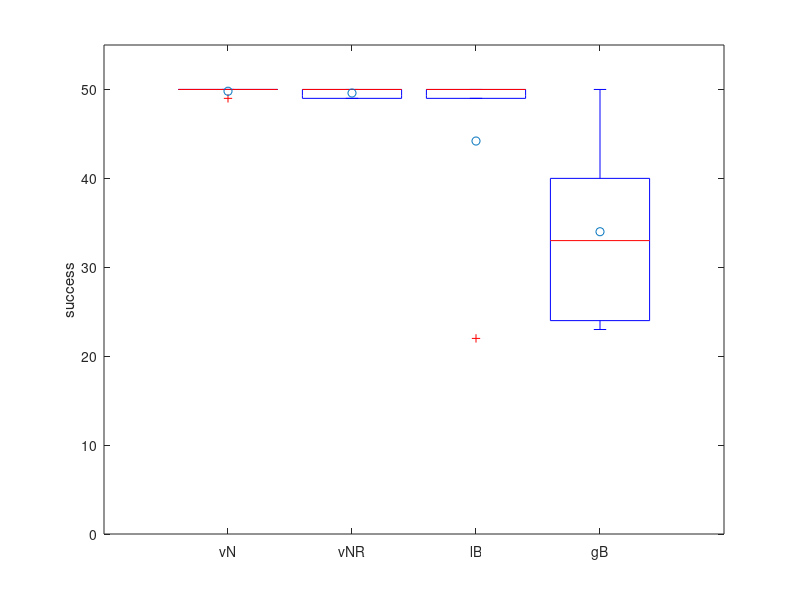
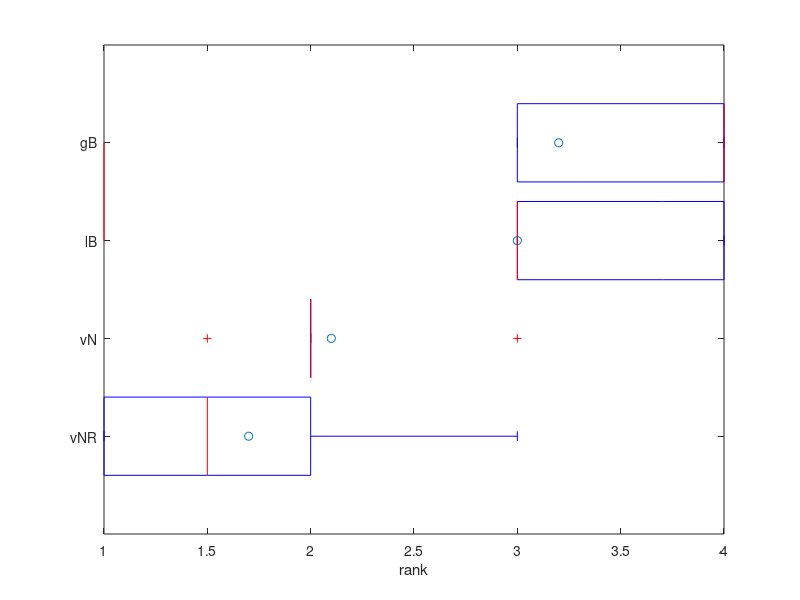

Here is the MATLAB script that generated these plots, in order:
labels = {'lB'; 'vN'    ; 'gB'; 'vNR'};
col = [1,2,3,6];
numA = length(col);
exito= [
    50  50  33  50  50  50  50
    49  50  50  50  50  50  50
    22  49  23  47  46  49  48
    50  50  24  50  50  50  50
    50  50  40  45  49  49  49
    ];
[y2,j2] = sort(-(median(exito(:,col))+1e-5*prctile(exito(:,col),25)+1e-10*mean(exito(:,col))));
figure
boxplot(exito(:,col(j2)),0,'r+',1);
ylabel('success')
xlabel('')
set(gca,'XTick',1:numA)
set(gca,'XTickLabel',labels((j2)))
hold on
plot(1:numA,mean(exito(:,col(j2))), 'o')
axis([0 numA+1 0 max(max(exito))*1.1])

rank = [
        1.0000    2.0000    3.0000    4.0000
    2.0000    3.0000    4.0000    1.0000
    1.0000    2.0000    4.0000    3.0000
    3.0000    2.0000    1.0000    4.0000
    1.5000    1.5000    3.0000    4.0000
    ];
sel = [4     2     1     3];
R= mean(rank);
[y2,j2] = sort(median(rank)+1e-5*prctile(rank,25)+1e-10*mean(rank));
figure
boxplot(rank(:,j2),0,'r+',0);
xlabel('rank')
ylabel('')
set(gca,'YTick',1:numA)
set(gca,'YTickLabel',labels(sel(j2)))
hold on
plot(R(j2),1:numA, 'o')
labels(sel(j2));

